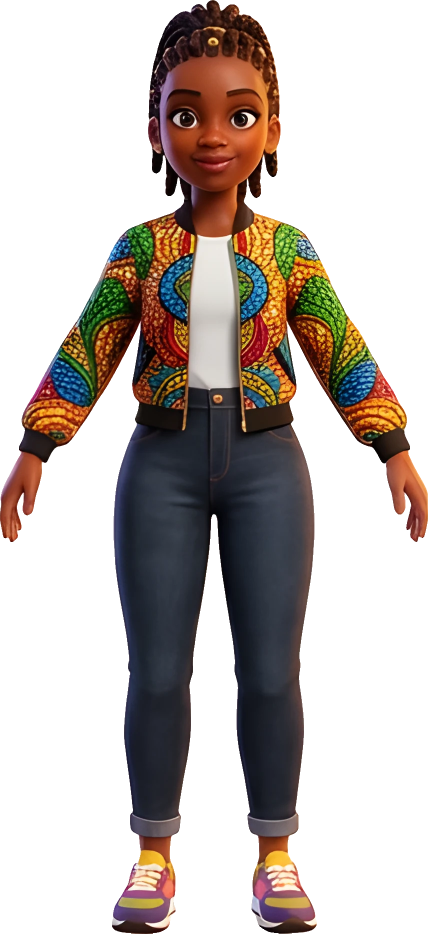
#> input picture motion-studio/cast/character-3/pose-1.webp, 856 x 1867 px, given in place of pose-2.webp.webp, which was not available (shown at 1/2 size)
$ python facegrid.py character-3 character-3/pose-2.webp 1.0 1.0
#> lines starting #> are read from the running program, lines starting #| are printed output that depends on the picture; pictures that were not available may be replaced by others from this repository, and a replacement may not be noted
# Writes shots/face-<name>-<pose>.png: the head area of a pose with a labelled pixel grid,
# used to read off mouth coordinates for cast.json.  python cast/facegrid.py rudo 2 [top_frac]
import sys
from pathlib import Path
from PIL import Image, ImageDraw

name, pose = sys.argv[1], sys.argv[2]
frac = float(sys.argv[3]) if len(sys.argv) > 3 else 0.2
start = float(sys.argv[4]) if len(sys.argv) > 4 else 0.0
here = Path(__file__).parent
im = Image.open(here / name / f"pose-{pose}.webp").convert("RGBA")
#> im is the input picture: PIL image 856x1867 RGBA; mean R, G, B, A 37, 28.4, 23.9, 98
y0 = int(im.height * start)
#> y0 = 1867
h = int(im.height * frac)
#> h = 1867
crop = Image.new("RGBA", (im.width, h), (60, 140, 110, 255))
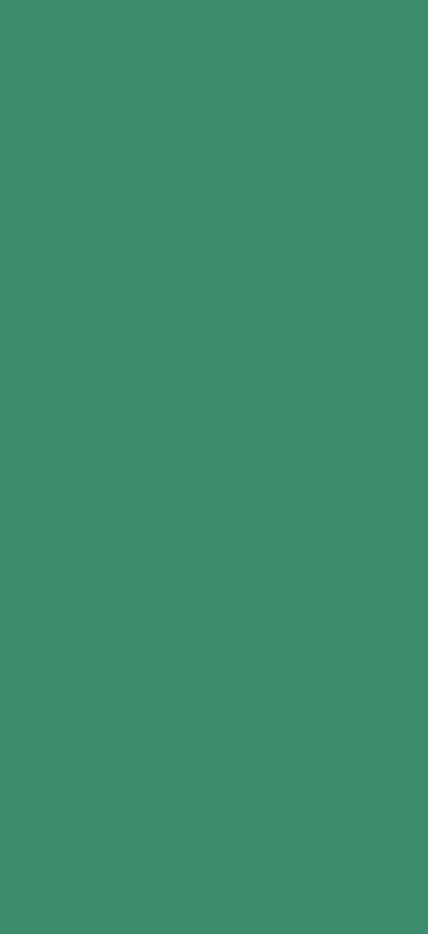
#> crop: PIL image 856x1867 RGBA (shown at 1/2 size); mean R, G, B, A 60, 140, 110, 255
crop.alpha_composite(im.crop((0, y0, im.width, y0 + h)))
d = ImageDraw.Draw(crop)
for x in range(0, im.width, 50):
    d.line([(x, 0), (x, h)], fill=(255, 255, 255, 90) if x % 100 else (255, 255, 0, 160))
    if x % 100 == 0: d.text((x + 2, 2), str(x), fill=(255, 255, 0, 255))
for y in range(0, h, 50):
    d.line([(0, y), (im.width, y)], fill=(255, 255, 255, 90) if y % 100 else (255, 255, 0, 160))
    if y % 100 == 0: d.text((2, y + 2), str(y + y0), fill=(255, 255, 0, 255))
out = here.parent / "shots" / f"face-{name}-{pose}-{int(start * 100)}.png"
crop.convert("RGB").save(out)
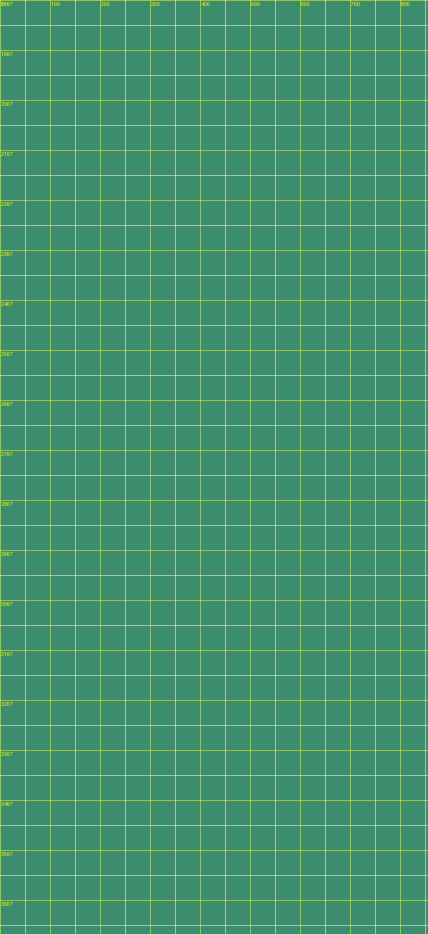
#> saved as pose-2.webp-100.png: PIL image 856x1867 RGB (shown at 1/2 size); mean R, G, B 68.2, 144.8, 110.6
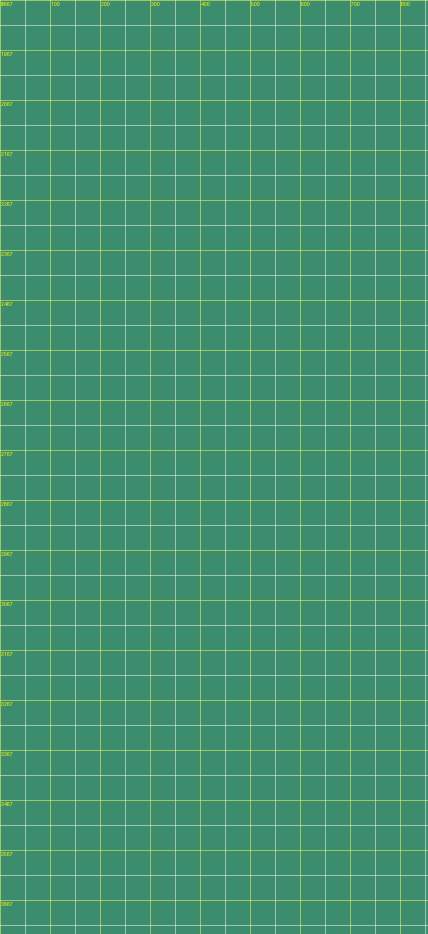
#> crop: PIL image 856x1867 RGBA (shown at 1/2 size); mean R, G, B, A 68.2, 144.8, 110.6, 249.7; transparent parts drawn white
print(out, im.size)
#| motion-studio/shots/face-character-3-character-3/pose-2.webp-100.png (856, 1867)

$ run again, on motion-studio/cast/character-3/pose-3.webp
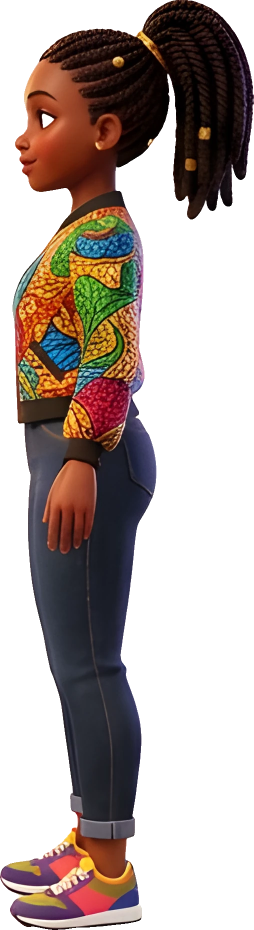
#> input picture motion-studio/cast/character-3/pose-3.webp, 507 x 1860 px, given in place of pose-3.webp.webp, which was not available (shown at 1/2 size)
#> im is the input picture: PIL image 507x1860 RGBA; mean R, G, B, A 41.1, 28.9, 24.2, 116.5
#> `crop.convert("RGB").save(out)`:
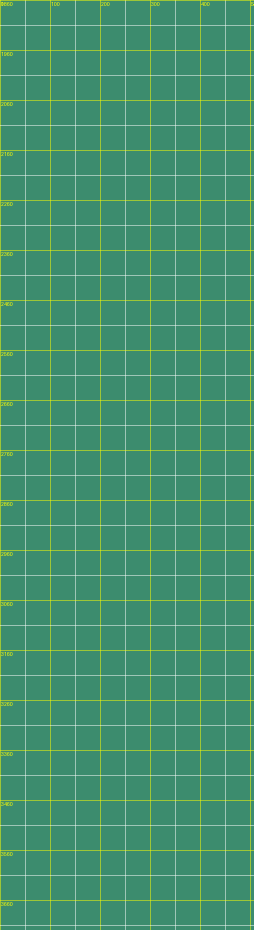
#> saved as pose-3.webp-100.png: PIL image 507x1860 RGB (shown at 1/2 size); mean R, G, B 68.4, 145, 110.3
#> `crop.convert("RGB").save(out)`:
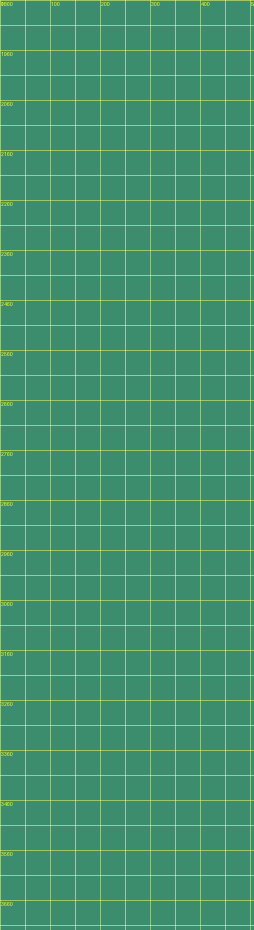
#> crop: PIL image 507x1860 RGBA (shown at 1/2 size); mean R, G, B, A 68.4, 145, 110.3, 249.6; transparent parts drawn white
#| motion-studio/shots/face-character-3-character-3/pose-3.webp-100.png (507, 1860)

$ run again, on motion-studio/cast/character-3/pose-5.webp
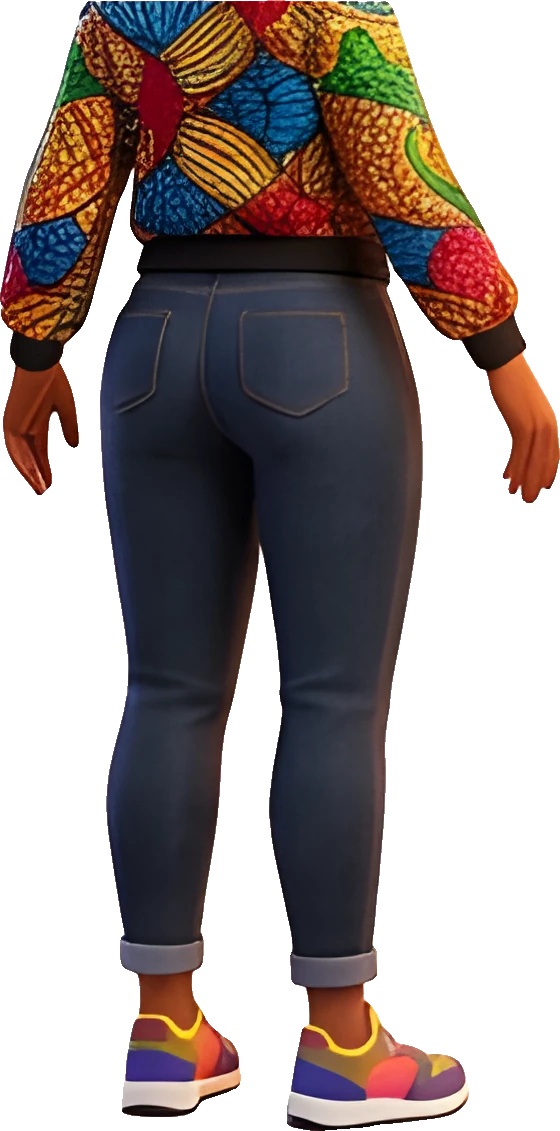
#> input picture motion-studio/cast/character-3/pose-5.webp, 560 x 1131 px, given in place of pose-5.webp.webp, which was not available
#> im is the input picture: PIL image 560x1131 RGBA; mean R, G, B, A 44, 33.2, 30.7, 137.9
#> `crop.convert("RGB").save(out)`:
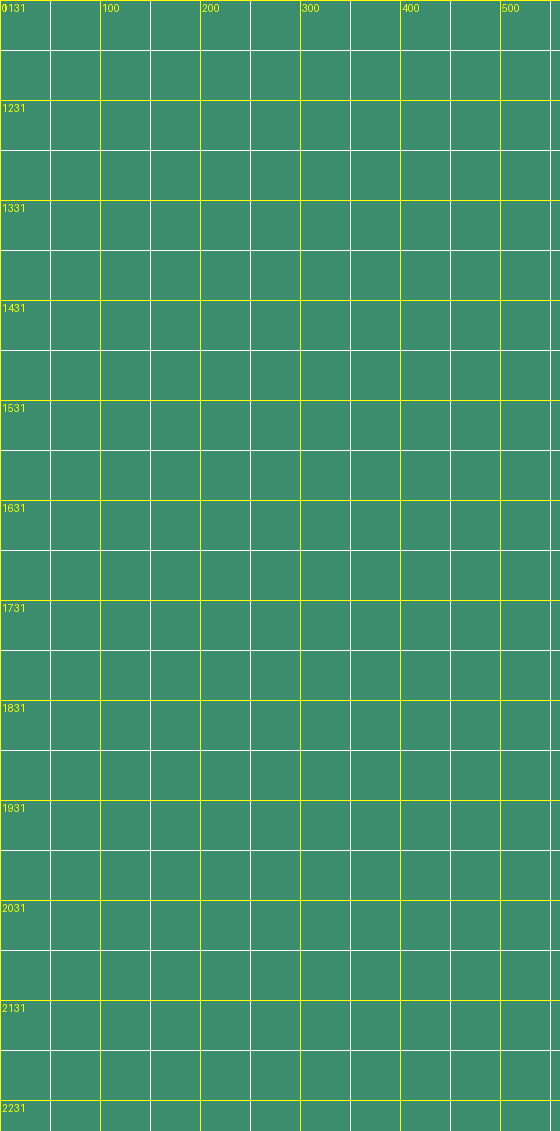
#> saved as pose-5.webp-100.png: PIL image 560x1131 RGB; mean R, G, B 68.3, 144.9, 110.5
#> `crop.convert("RGB").save(out)`:
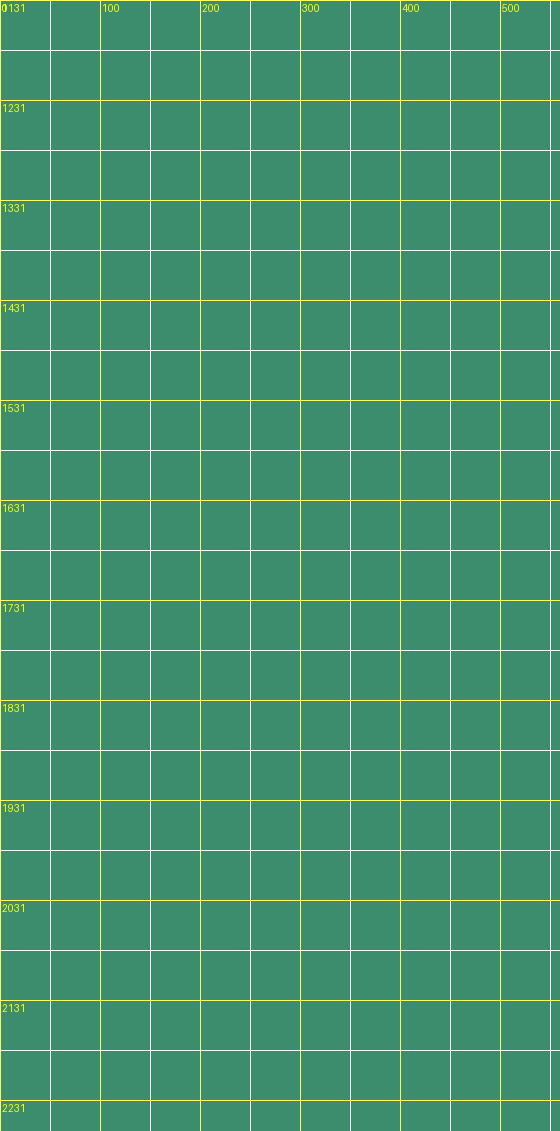
#> crop: PIL image 560x1131 RGBA; mean R, G, B, A 68.3, 144.9, 110.5, 249.7; transparent parts drawn white
#| motion-studio/shots/face-character-3-character-3/pose-5.webp-100.png (560, 1131)
